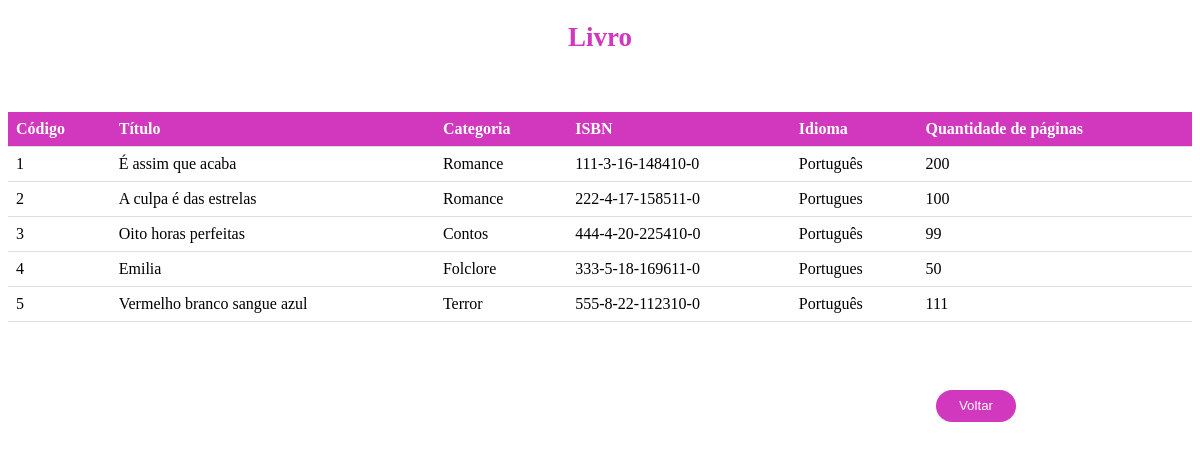
The app's page /listarLivro.php with its own data.
### tables this page shows
CREATE TABLE `livro` (
  `Cod_livro` int(5) NOT NULL,
  `Titulo` varchar(50) NOT NULL,
  `Categoria` varchar(25) NOT NULL,
  `ISBN` varchar(18) NOT NULL,
  `Idioma` varchar(25) NOT NULL,
  `QtdePag` int(225) NOT NULL
);

### livro.php (called while the page is built, shortened)
<?php
class livro
{
function listar()
{
    try
    {
        $this -> conn = new Conectar();
        $sql = $this -> conn -> query("select * from `livro` order by Cod_livro");
        $sql -> execute();
        return $sql -> fetchAll();
    }
    catch(PDOExcepion $exc)
    {
        echo "Erro ao Executar consulta." . $exc -> getMessage();
    }
}
}
?>

### listarLivro.php (the view, shortened to what this page needs)
<!DOCTYPE html>
<html>
<head>
</head>
<body>
    <section>
        <center><font face="Century Gothic" size="4"><h1>Livro</h1></font></center>
        <br><br>
        <?php
        include_once 'livro.php';
        $d = new livro();
        $esc_bd = $d->listar();
        ?>
        <table>
            <tr>
                <th>Código</th>
                <th>Título</th>
                <th>Categoria</th>
                <th>ISBN</th>
                <th>Idioma</th>
                <th>Quantidade de páginas</th>
            </tr>
            <?php foreach ($esc_bd as $pro_mostrar) { ?>
                <tr>
                    <td><?php echo $pro_mostrar[0]; ?></td>
                    <td><?php echo $pro_mostrar[1]; ?></td>
                    <td><?php echo $pro_mostrar[2]; ?></td>
                    <td><?php echo $pro_mostrar[3]; ?></td>
                    <td><?php echo $pro_mostrar[4]; ?></td>
                    <td><?php echo $pro_mostrar[5]; ?></td>
                </tr>
            <?php } ?>
        </table>
        <br><br>
        <button><a href="menu.html">Voltar</a></button>
    </section>
</body>
</html>

### listarLivro.php (style rules this page uses)
h1 { color: #d138bd; }
table { border-collapse: collapse; width: 100%; }
th, td { text-align: left; padding: 8px; border-bottom: 1px solid #ddd; }
th { background-color: #d138bd; color: white; }
button { border-radius: 3rem; width: 5rem; height: 2rem; background-color: #d138bd; border: none; margin-top: 2rem; margin-left: 58rem; }
a { text-decoration: none; color: white; }

### records on screen
livro: Cod_livro "1", Titulo "É assim que acaba", Categoria "Romance", ISBN "111-3-16-148410-0", Idioma "Português", QtdePag "200"
livro: Cod_livro "2", Titulo "A culpa é das estrelas", Categoria "Romance", ISBN "222-4-17-158511-0", Idioma "Portugues", QtdePag "100"
livro: Cod_livro "3", Titulo "Oito horas perfeitas", Categoria "Contos", ISBN "444-4-20-225410-0", Idioma "Português", QtdePag "99"
livro: Cod_livro "4", Titulo "Emilia", Categoria "Folclore", ISBN "333-5-18-169611-0", Idioma "Portugues", QtdePag "50"
livro: Cod_livro "5", Titulo "Vermelho branco sangue azul", Categoria "Terror", ISBN "555-8-22-112310-0", Idioma "Português", QtdePag "111"
